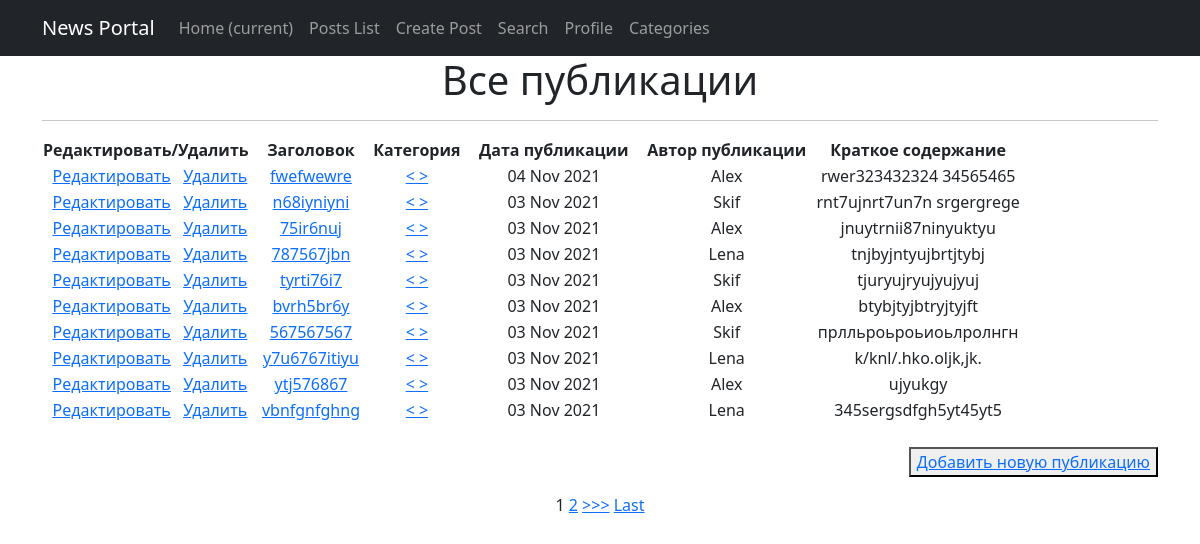
/posts/, run on an earlier commit of the app's database.
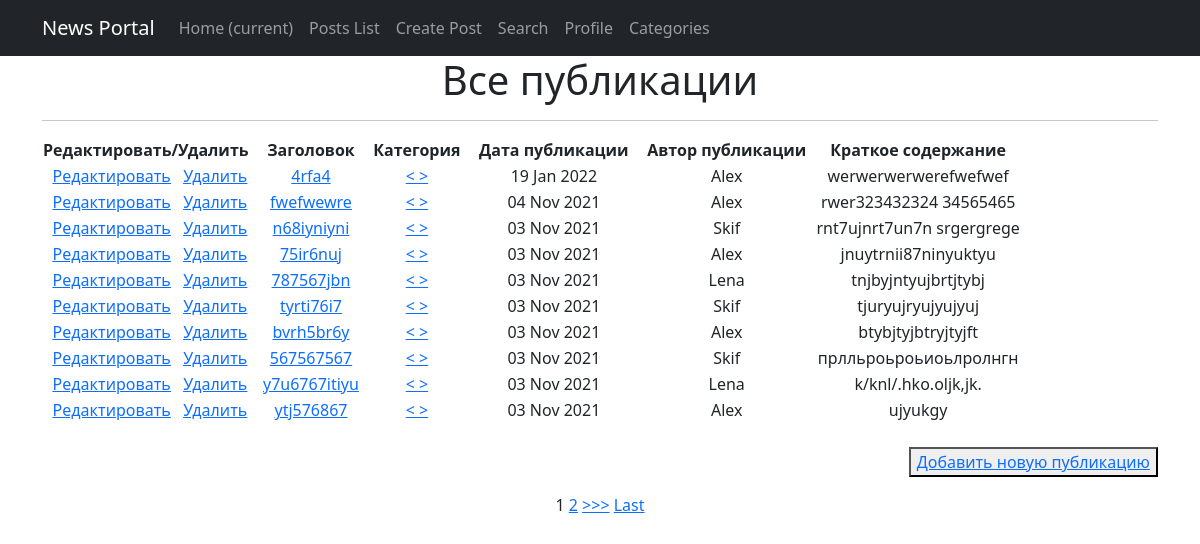
And on a later commit of the database.
### news/models.py (models this page shows, shortened)
class Post(models.Model):
    article = 'AR'
    news = 'NW'
    kind = [
        (article, 'Статья'),
        (news, 'Новость')
    ]
    author = models.ForeignKey(Author, on_delete=models.CASCADE)
    view = models.CharField(max_length=2, choices=kind, default=article)
    time_of_creation = models.DateTimeField(auto_now_add=True)
    post_category = models.ForeignKey(Category, on_delete=models.CASCADE, verbose_name='Категория(category)')
    title = models.CharField(max_length=128)
    text = models.TextField()
    post_rating = models.IntegerField(default=0)
    class Meta:
        verbose_name = 'Публикация'
        verbose_name_plural = 'Публикации'

class Author(models.Model):
    author_user = models.OneToOneField(User, on_delete=models.CASCADE)
    author_rating = models.IntegerField(default=0)
    class Meta:
        verbose_name = 'Автор'
        verbose_name_plural = 'Авторы'
    def __str__(self):
        return f'{self.author_user}'

### news/views.py (the view)
# urls.py: path('', PostList.as_view(), name='posts'),  # т. к. сам по себе это класс,
class PostList(ListView):
    model = Post
    template_name = 'news/posts.html'
    context_object_name = 'posts'
    ordering = ['-id']  # задаем последовательность отображения по id
    paginate_by = 10  # задаем кол-во отображаемых объектов на странице

### news/templatetags/custom_filters.py (called while the page is built)
@register.filter(name='censor')
def censor(value):
    censor_list = ['мат']
    text = value.split()
    for word in text:
        if word.lower() in censor_list:
            value = value.replace(word, '[CENSORED]')
    return value

### templates/news/posts.html (shortened to what this page needs)
{% extends 'default.html' %}
{% load custom_filters %}
{% block content %}
  <h1>Все публикации</h1>
  <hr>
  {% if posts %}
      <table>
          <tr>
              <td>
                  <b> Редактировать/Удалить &nbsp  </b>
              </td>
              <td>
                  <b> &nbsp Заголовок &nbsp </b>
              </td>
              <td>
                  <b> &nbsp Категория &nbsp </b>
              </td>
              <td>
                  <b> &nbsp Дата публикации &nbsp </b>
              </td>
              <td>
                  <b> &nbsp Автор публикации &nbsp </b>
              </td>
              <td>
                  <b> &nbsp Краткое содержание &nbsp </b>
              </td>
          </tr>
      {% for post in posts %}
          <tr>
              <td>
                  <a href="{% url 'post_update' post.id %}"><u>Редактировать</u></a>  &nbsp
                  <a href="{% url 'post_delete' post.id %}"><u>Удалить</u></a>
              </td>
              <td>
                  <a href="{% url 'post_detail' post.id %}">{{ post.title|censor }}</a>
              </td>
              <td>
                  <a href="{% url 'category_subscription' post.post_category.id %}"> < {{ post.post_category }} > </a>
              </td>
              <td>
                  {{ post.time_of_creation|date:'d M Y'}}
              </td>
              <td>
                  {{ post.author }}
              </td>
              <td>
                  {{ post.text|truncatechars:50|censor }}
              </td>
          </tr>
      {% endfor %}
      </table>
      <br>
      <p align="right">
          <button><a href="{% url 'post_add' %}">Добавить новую публикацию</a></button> <br>
      </p>
      {% if is_paginated %}
          {% for num in page_obj.paginator.page_range %}
              {% if page_obj.number == num %}
                  <a>{{ num }}</a>
              {% elif num > page_obj.number|add:'-3' and num < page_obj.number|add:'3' %}
                  <a href="?page={{ num }}">{{ num }}</a>
              {% endif %}
          {% endfor %}
          {% if page_obj.has_next %}
              <a href="?page={{ page_obj.next_page_number }}">>>></a>
              <a href="?page={{ page_obj.paginator.num_pages }}">Last</a>
          {% endif %}
      {% endif %}
  {% else %}
      <h2>Публикаций нет!</h2>
  {% endif %}
{% endblock content %}

What changed in the data, as far as the page shows it:
no longer on this page (row unchanged): Post: title|censor "vbnfgnfghng", time_of_creation "03 Nov 2021", author "Lena", text|censor "345sergsdfgh5yt45yt5"
added Post: title|censor "4rfa4", time_of_creation "19 Jan 2022", author "Alex", text|censor "werwerwerwerefwefwef"
